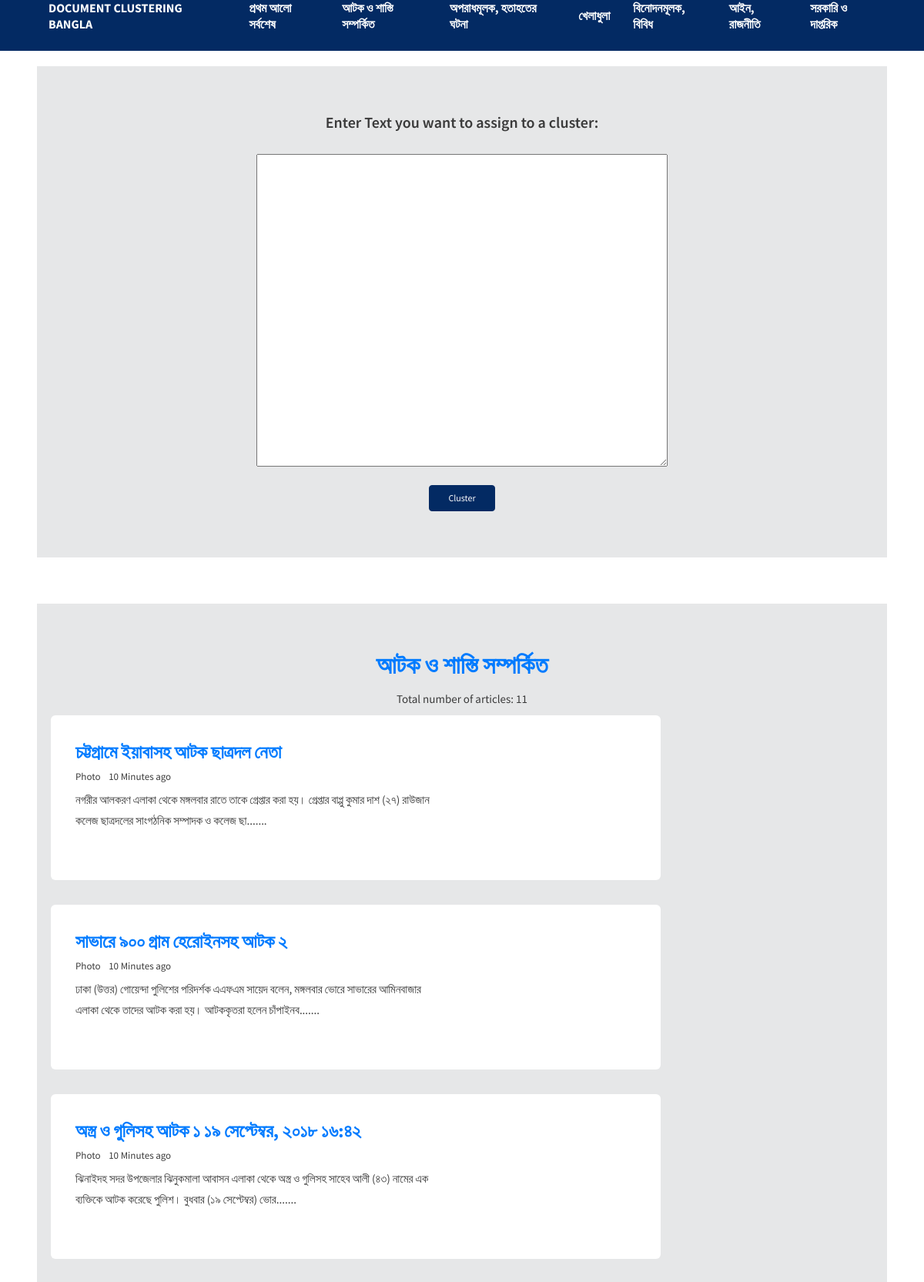
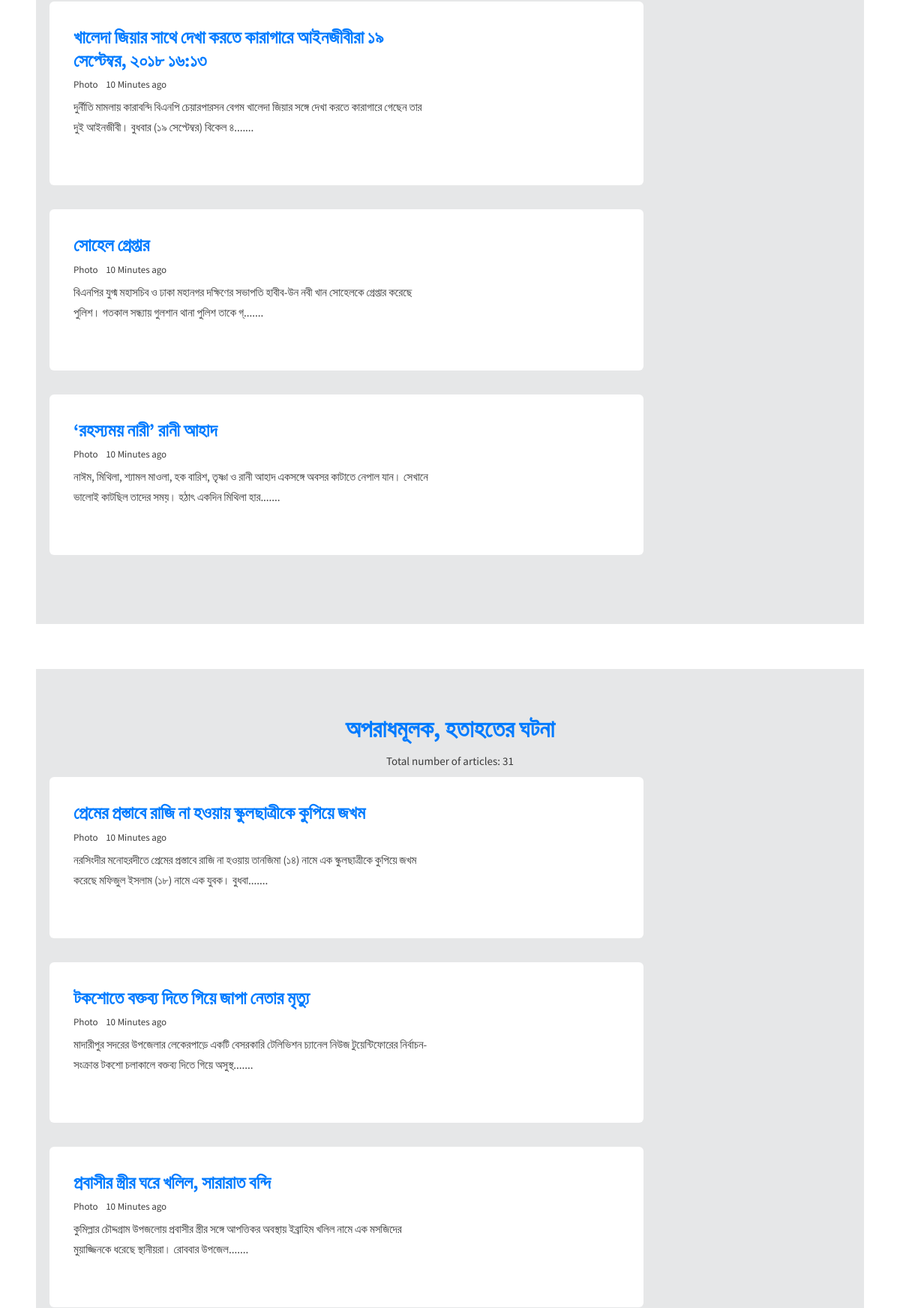
The page / (upper part) on the database its author committed (2 pictures, top to bottom).
### blog/models.py (models this page shows, shortened)
class Cluster(models.Model):
    cluster_no = models.IntegerField(default=0, unique=True)
    item_count = models.IntegerField(default = 0)
    news_type = models.CharField(max_length=200,null=True)

class Article(models.Model):
    cluster = models.ForeignKey(Cluster, on_delete=models.CASCADE)
    headline = models.CharField(max_length = 200)
    content = models.CharField(max_length=2000,null=True, unique=True)

### blog/views.py (the view)
# urls.py: path('',views.index, name = 'index'),
def index (request):
    clusters= Cluster.objects.all()
    context = {'clusters':clusters}
    return render(request, 'index.html',context)

### blog/templates/index.html (shortened to what this page needs)
{% extends 'base.html' %}
{% block body %}
<div class="content-wrapper">
    <center>
        <h3>Enter Text you want to assign to a cluster:</h3>
    </center>
    <div class="container">
        <center>
            <form action="{% url 'blog:cluster' %}" method="POST">
                <br>
                <textarea name="text" id="text" cols="57" rows="20"></textarea>
                <br><br>
                <button type="submit" class="btn btn-primary" name="button">Cluster</button>
            </form>
        </center>
    </div>
</div>
<br>
    <br>
    <br>
{% for cluster in clusters %}
<div class="content-wrapper">
    <div class="container">
        <h1 class="mb-2 font-weight-600">
            <center>
                <a href="{% url 'blog:detail' cluster.cluster_no %}">{{cluster.news_type}}</a>
            </center>
        </h1>
        <center>
            <p>Total number of articles: {{cluster.item_count}}</p>
        </center>
    </div>
    {% for article in cluster.article_set.all|slice:":6"%}
    <div class="container">
        <div class="row" data-aos="fade-up">
            <div class="col-lg-9 stretch-card grid-margin">
                <div class="card">
                  <div class="card-body">
                    <div class="row">
                        <div class="col-sm-8  grid-margin">
                            <a href="{% url 'blog:article' article.id %}">
                            <h2 class="mb-2 font-weight-600">
                                {{article.headline}}
                            </h2>
                            </a>
                            <div class="fs-13 mb-2">
                              <span class="mr-2">Photo </span>10 Minutes ago
                            </div>
                            <p class="mb-0">
                                {{article.content|slice:":140"}}.......
                            </p>
                          </div>
                    </div>
                  </div>
                </div>
            </div>
        </div>
    </div>
    {% endfor %}
</div>
<br>
<br>
<br>
{% endfor %}
{% endblock %}

### rows shown on the page
Cluster: news_type "আটক ও শাস্তি সম্পর্কিত", item_count "11"
Article: headline "চট্টগ্রামে ইয়াবাসহ আটক ছাত্রদল নেতা", content "নগরীর আলকরণ এলাকা থেকে মঙ্গলবার রাতে তাকে গ্রেপ্তার করা হয়। গ্রেপ্তার বাপ্পু কুমার দাশ (২৭) রাউজান কলেজ ছাত্রদলের সাংগঠনিক সম্পাদক ও কলেজ ছা"
Article: headline "সাভারে ৯০০ গ্রাম হেরোইনসহ আটক ২", content "ঢাকা (উত্তর) গোয়েন্দা পুলিশের পরিদর্শক এএফএম সায়েদ বলেন, মঙ্গলবার ভোরে সাভারের আমিনবাজার এলাকা থেকে তাদের আটক করা হয়। আটককৃতরা হলেন চাঁপাইনব"
Article: headline "অস্ত্র ও গুলিসহ আটক ১ ১৯ সেপ্টেম্বর, ২০১৮ ১৬:৪২", content "ঝিনাইদহ সদর উপজেলার ঝিনুকমালা আবাসন এলাকা থেকে অস্ত্র ও গুলিসহ সাহেব আলী (৪৩) নামের এক ব্যক্তিকে আটক করেছে পুলিশ। বুধবার (১৯ সেপ্টেম্বর) ভোর"
Article: headline "খালেদা জিয়ার সাথে দেখা করতে কারাগারে আইনজীবীরা ১৯ সেপ্টেম্বর, ২০১৮ ১৬:১৩", content "দুর্নীতি মামলায় কারাবন্দি বিএনপি চেয়ারপারসন বেগম খালেদা জিয়ার সঙ্গে দেখা করতে কারাগারে গেছেন তার দুই আইনজীবী। বুধবার (১৯ সেপ্টেম্বর) বিকেল ৪"
Article: headline "সোহেল গ্রেপ্তার", content "বিএনপির যুগ্ম মহাসচিব ও ঢাকা মহানগর দক্ষিণের সভাপতি হাবীব-উন নবী খান সোহেলকে গ্রেপ্তার করেছে পুলিশ। গতকাল সন্ধ্যায় গুলশান থানা পুলিশ তাকে গ্"
Article: headline "‘রহস্যময় নারী’ রানী আহাদ", content "নাঈম, মিথিলা, শ্যামল মাওলা, হক বারিশ, তৃষ্ণা ও রানী আহাদ একসঙ্গে অবসর কাটাতে নেপাল যান। সেখানে ভালোই কাটছিল তাদের সময়। হঠাৎ একদিন মিথিলা হার"
Cluster: news_type "অপরাধমূলক, হতাহতের ঘটনা", item_count "31"
Article: headline "প্রেমের প্রস্তাবে রাজি না হওয়ায় স্কুলছাত্রীকে কুপিয়ে জখম", content "নরসিংদীর মনোহরদীতে প্রেমের প্রস্তাবে রাজি না হওয়ায় তানজিমা (১৪) নামে এক স্কুলছাত্রীকে কুপিয়ে জখম করেছে মফিজুল ইসলাম (১৮) নামে এক যুবক। বুধবা"
Article: headline "টকশোতে বক্তব্য দিতে গিয়ে জাপা নেতার মৃত্যু", content "মাদারীপুর সদরের উপজেলার লেকেরপাড়ে একটি বেসরকারি টেলিভিশন চ্যানেল নিউজ টুয়েন্টিফোরের নির্বাচন-সংক্রান্ত টকশো চলাকালে বক্তব্য দিতে গিয়ে অসুস্থ"
Article: headline "প্রবাসীর স্ত্রীর ঘরে খলিল, সারারাত বন্দি", content "কুমিল্লার চৌদ্দগ্রাম উপজলোয় প্রবাসীর স্ত্রীর সঙ্গে আপত্তিকর অবস্থায় ইব্রাহিম খলিল নামে এক মসজিদের মুয়াজ্জিনকে ধরেছে স্থানীয়রা। রোববার উপজেল"
